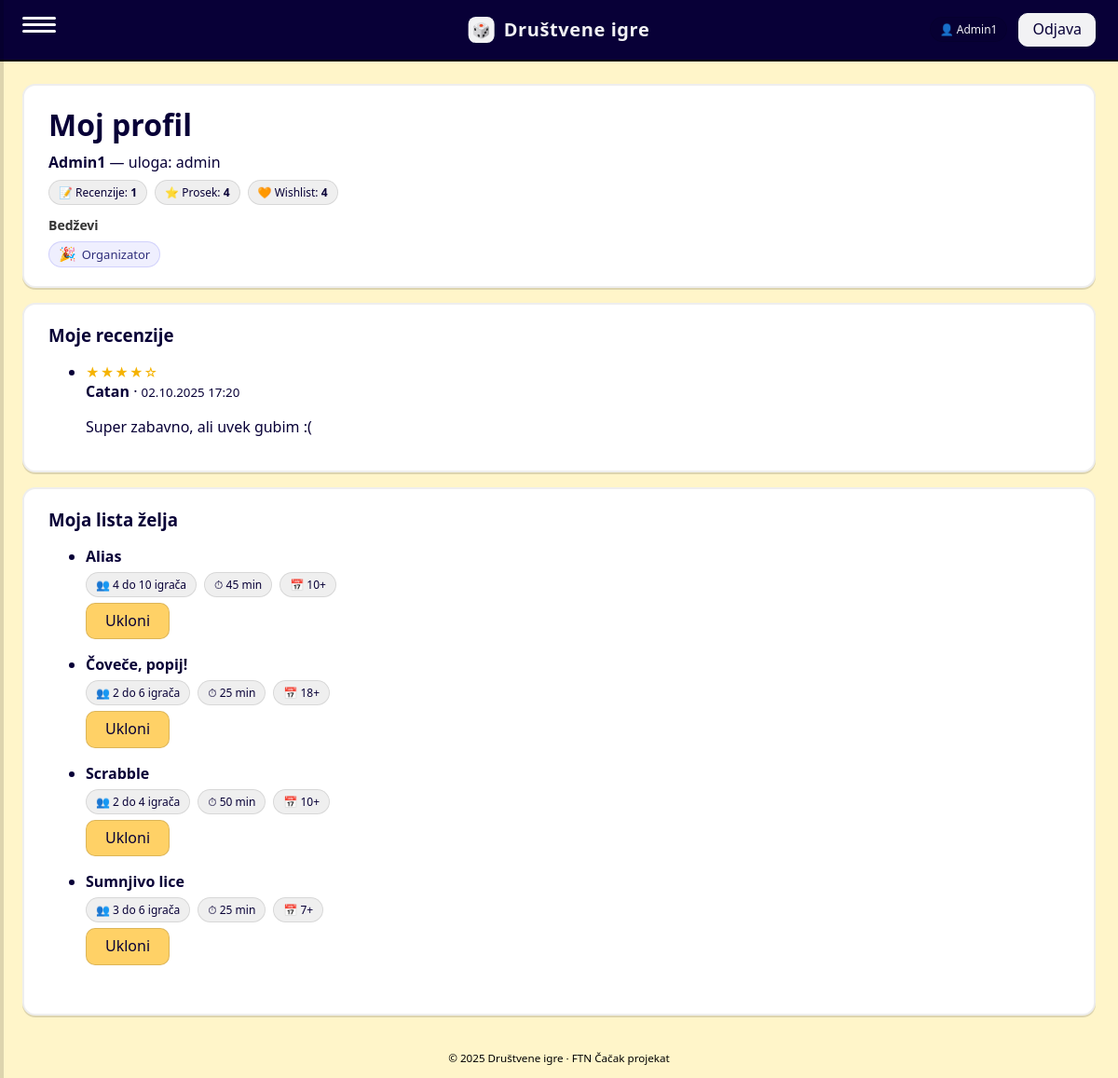
/?page=profile (signed in), run on the app's committed database.
### tables this page shows
CREATE TABLE `reviews` (
  `id` int(11) NOT NULL,
  `user_id` int(11) NOT NULL,
  `game_id` int(11) NOT NULL,
  `rating` int(11) NOT NULL CHECK (`rating` between 1 and 10),
  `comment` text DEFAULT NULL,
  `is_deleted` tinyint(1) NOT NULL DEFAULT 0,
  `created_at` timestamp NOT NULL DEFAULT current_timestamp()
);

CREATE TABLE `games` (
  `id` int(11) NOT NULL,
  `title` varchar(50) NOT NULL,
  `description` text NOT NULL,
  `image_path` varchar(255) DEFAULT NULL,
  `min_players` int(11) NOT NULL,
  `max_players` int(11) NOT NULL,
  `play_time` int(11) NOT NULL,
  `year` int(11) NOT NULL,
  `created_at` timestamp NOT NULL DEFAULT current_timestamp()
);

### app/controllers/ProfileController.php (called while the page is built, shortened)
<?php
require_once __DIR__ . '/../dao/ReviewDAO.php';
require_once __DIR__ . '/../dao/WishlistDAO.php';
class ProfileController {
    private PDO $pdo;
    public function __construct(PDO $pdo){
        $this->pdo = $pdo;
    }
    public function overview(): void {
        $uid  = (int)$_SESSION['user']['id'];
        $rdao = new ReviewDAO($this->pdo);
        $wdao = new WishlistDAO($this->pdo);
        $myReviews  = $rdao->byUser($uid);
        $myWishlist = $wdao->listForUser($uid);
        $stats = [
            'reviews_count'  => count($myReviews),
            'wishlist_count' => count($myWishlist),
            'avg_rating'     => $this->avgRating($myReviews),
        ];
        $st = $this->pdo->prepare("SELECT COUNT(*) FROM events WHERE organizer_id = ?");
        $st->execute([$uid]);
        $organizedCount = (int)$st->fetchColumn();
        $achievements = [];
        if ($organizedCount >= 1) {
            $achievements[] = [
                'icon' => '🎉',
                'text' => 'Organizator',
                'tip'  => 'Dobija se za organizaciju barem jednog događaja.'
            ];
        }
        include __DIR__ . '/../views/profile/overview.php';
    }
    private function avgRating(array $rows): ?float {
        $sum = 0;
        foreach ($rows as $r) { $sum += (int)($r['rating'] ?? 0); }
        return round($sum / count($rows), 1);
    }
}

### app/dao/ReviewDAO.php (called while the page is built, shortened)
<?php
class ReviewDAO {
    private PDO $pdo;
    public function __construct(PDO $pdo) {
        $this->pdo = $pdo;
    }
public function byUser(int $userId): array {
    $sql = "SELECT r.id, r.user_id, r.game_id, r.rating, r.comment, r.created_at, r.is_deleted,
                   u.username,
                   g.title AS game_title
            FROM reviews r
            LEFT JOIN users u ON u.id = r.user_id
            LEFT JOIN games g ON g.id = r.game_id
            WHERE r.user_id = :uid AND r.is_deleted = 0
            ORDER BY r.created_at DESC";
    $st = $this->pdo->prepare($sql);
    $st->bindValue(':uid', $userId, PDO::PARAM_INT);
    $st->execute();
    return $st->fetchAll(PDO::FETCH_ASSOC);
}
}

### app/dao/WishlistDAO.php (called while the page is built, shortened)
<?php
class WishlistDAO {
    private PDO $pdo;
    public function __construct(PDO $pdo){ $this->pdo = $pdo; }
    public function listForUser(int $userId): array {
        $sql = "SELECT g.*
                FROM wishlists w
                JOIN games g ON g.id = w.game_id
                WHERE w.user_id = ?
                ORDER BY g.title ASC";
        $st = $this->pdo->prepare($sql);
        $st->execute([$userId]);
        return $st->fetchAll();
    }
}

### app/views/profile/overview.php (the view, shortened to what this page needs)
<?php
include __DIR__ . '/../partials/header.php';
function h($s){ return htmlspecialchars((string)$s, ENT_QUOTES, 'UTF-8'); }
$baseUrl = rtrim(dirname($_SERVER['SCRIPT_NAME']), '/');
?>
<main>
  <div class="container">
    <div class="card card--pad" style="margin-bottom:16px">
      <h1 style="margin:0 0 8px">Moj profil</h1>
      <div><strong><?= h($_SESSION['user']['username']) ?></strong> — uloga: <?= h($_SESSION['user']['role']) ?></div>
      <div class="meta" style="margin-top:8px">
        <span class="badge">📝 Recenzije: <strong><?= (int)($stats['reviews_count'] ?? 0) ?></strong></span>
        <?php if(isset($stats['avg_rating']) && $stats['avg_rating'] !== null): ?>
          <span class="badge">⭐ Prosek: <strong><?= h($stats['avg_rating']) ?></strong></span>
        <?php endif; ?>
        <span class="badge">🧡 Wishlist: <strong><?= (int)($stats['wishlist_count'] ?? 0) ?></strong></span>
      </div>
      <?php if (!empty($achievements)): ?>
        <div class="achievements">
          <h4 class="ach-title">Bedževi</h4>
          <ul class="ach-list">
            <?php foreach ($achievements as $a): ?>
              <li class="ach" title="<?= h($a['tip']) ?>">
                <span class="ach-ico"><?= $a['icon'] ?></span>
                <span class="ach-txt"><?= h($a['text']) ?></span>
              </li>
            <?php endforeach; ?>
          </ul>
        </div>
      <?php endif; ?>
    </div>
    <div class="profile-grid">
      <section class="card card--pad">
        <h3 class="admin-form-title" style="margin-bottom:10px">Moje recenzije</h3>
        <?php if (empty($myReviews)): ?>
          <p>Nema recenzija.</p>
        <?php else: ?>
          <ul class="review-list">
            <?php foreach ($myReviews as $r): ?>
              <?php
                $title   = $r['title'] ?? ($r['game_title'] ?? ('Igra #' . (int)($r['game_id'] ?? 0)));
                $rating  = (int)($r['rating'] ?? 0);
                $comment = (string)($r['comment'] ?? '');
                $created = isset($r['created_at']) && $r['created_at'] !== null
                           ? date('d.m.Y H:i', strtotime($r['created_at'])) : '';
                $gid     = (int)($r['game_id'] ?? 0);
              ?>
              <li class="review-item">
                <div class="stars">
                  <?php for($i=1;$i<=5;$i++) echo $i <= $rating ? '★' : '☆'; ?>
                </div>
                <div>
                  <strong><a href="<?= $baseUrl ?>/?page=game&id=<?= $gid ?>"><?= h($title) ?></a></strong>
                  <?php if ($created): ?> · <small><?= h($created) ?></small><?php endif; ?>
                </div>
                <p><?= nl2br(h($comment)) ?></p>
              </li>
            <?php endforeach; ?>
          </ul>
        <?php endif; ?>
      </section>
      <section class="card card--pad">
        <h3 class="admin-form-title" style="margin-bottom:10px">Moja lista želja</h3>
        <?php if (empty($myWishlist)): ?>
          <p>Nema igara na listi želja.</p>
        <?php else: ?>
          <ul class="review-list">
            <?php foreach ($myWishlist as $g): ?>
              <?php
                $gid   = (int)($g['id'] ?? 0);
                $title = $g['title'] ?? ('Igra #' . $gid);
                $min = $g['min_players'] ?? null; $max = $g['max_players'] ?? null;
                $playersLabel = '';
                if ($min && $max)        $playersLabel = "{$min} do {$max} igrača";
                elseif ($min && !$max)   $playersLabel = "{$min}+ igrača";
                elseif (!$min && $max)   $playersLabel = "do {$max} igrača";
                elseif (!empty($g['players'])) $playersLabel = (int)$g['players'] . ' igrača';
                $time = isset($g['play_time']) ? ((int)$g['play_time'].' min') : '';
                $year = $g['year'] ?? '';
              ?>
              <li class="review-item">
                <div>
                  <strong><a href="<?= $baseUrl ?>/?page=game&id=<?= $gid ?>"><?= h($title) ?></a></strong>
                </div>
                <div class="meta" style="margin:6px 0">
                  <?php if($playersLabel): ?><span class="badge">👥 <?= h($playersLabel) ?></span><?php endif; ?>
                  <?php if($time): ?><span class="badge">⏱ <?= h($time) ?></span><?php endif; ?>
                  <?php if($year): ?><span class="badge">📅 <?= h($year) ?>+</span><?php endif; ?>
                </div>
                <form method="post" action="<?= $baseUrl ?>/?page=wishlist_toggle" style="display:inline-block">
                  <button class="btn" type="submit">Ukloni</button>
                </form>
              </li>
            <?php endforeach; ?>
          </ul>
        <?php endif; ?>
      </section>
    </div>
  </div>
</main>
<?php include __DIR__ . '/../partials/footer.php'; ?>

### public/assets/styles.css (style rules this page uses)
* { box-sizing:border-box }
a { color:inherit;text-decoration:none }
.container { max-width:1200px;margin:0 auto;padding:24px }
.card { grid-column:span 4;background:var(--card);border:2px solid #0001;border-radius:14px; overflow:hidden;box-shadow:0 2px 0 #0002;transition:transform .08s ease, box-shadow .08s ease, border-color .08s ease;cursor:pointer }
.stars { color:#f5b301;font-size:14px;letter-spacing:1px }
.badge { display:inline-block;background:#00000010;border:1px solid #0000001a;border-radius:999px; padding:4px 10px;font-size:12px }
.meta { display:flex;gap:8px;flex-wrap:wrap;margin:8px 0 12px }
.btn, button.btn, a.btn { display:inline-flex;align-items:center;justify-content:center; white-space:nowrap; text-align:center; text-decoration:none; background:var(--accent); border:1px solid #0002; color:inherit; padding:10px 20px; border-radius:10px; font-weight:600; cursor:pointer; box-sizing:border-box; font:inherit; line-height:1.1; }
.container { flex: 1; }
.admin-form-title { margin:0 0 10px 0; font-weight:800; }
.card--pad { padding: 18px 22px; }
@media (min-width: 1200px) { .card--pad { padding: 20px 26px; } }

### app/views/profile/overview.php (style rules this page uses)
.profile-grid { display:grid; gap:16px; grid-template-columns:1fr; }
@media (min-width: 980px) { .profile-grid { grid-template-columns:1fr 1fr; } }
.achievements { margin-top: 10px; }
.ach-title { margin: 0 0 8px; font-size: 14px; color: #333; }
.ach-list { display:flex; flex-wrap:wrap; gap:8px; list-style:none; margin:0; padding:0; }
.ach { display:inline-flex; align-items:center; gap:6px; padding:4px 10px; border-radius:999px; background:rgba(99,102,241,.10); border:1px solid rgba(99,102,241,.22); color:#2f2e7a; font-size:13px; cursor:default; transition:transform .08s ease, box-shadow .12s ease; }
.ach-ico { font-size:15px; line-height:1; }
.ach-txt { white-space:nowrap; }

### data on the page
reviews: game "1", rating 4 (drawn), game.title "Catan", created_at "02.10.2025 17:20", comment "Super zabavno, ali uvek gubim :("
games: title "Alias", playersLabel "4 do 10 igrača", play_time "45 min", year "10"
games: title "Čoveče, popij!", playersLabel "2 do 6 igrača", play_time "25 min", year "18"
games: title "Scrabble", playersLabel "2 do 4 igrača", play_time "50 min", year "10"
games: title "Sumnjivo lice", playersLabel "3 do 6 igrača", play_time "25 min", year "7"

### other printed values
$username "Admin1"
$_SESSION['user']['username'] "Admin1"
$_SESSION['user']['role'] "admin"
$stats['avg_rating'] "4"
$stats['wishlist_count'] "4"
$a['icon'] "🎉"
$a['text'] "Organizator"
